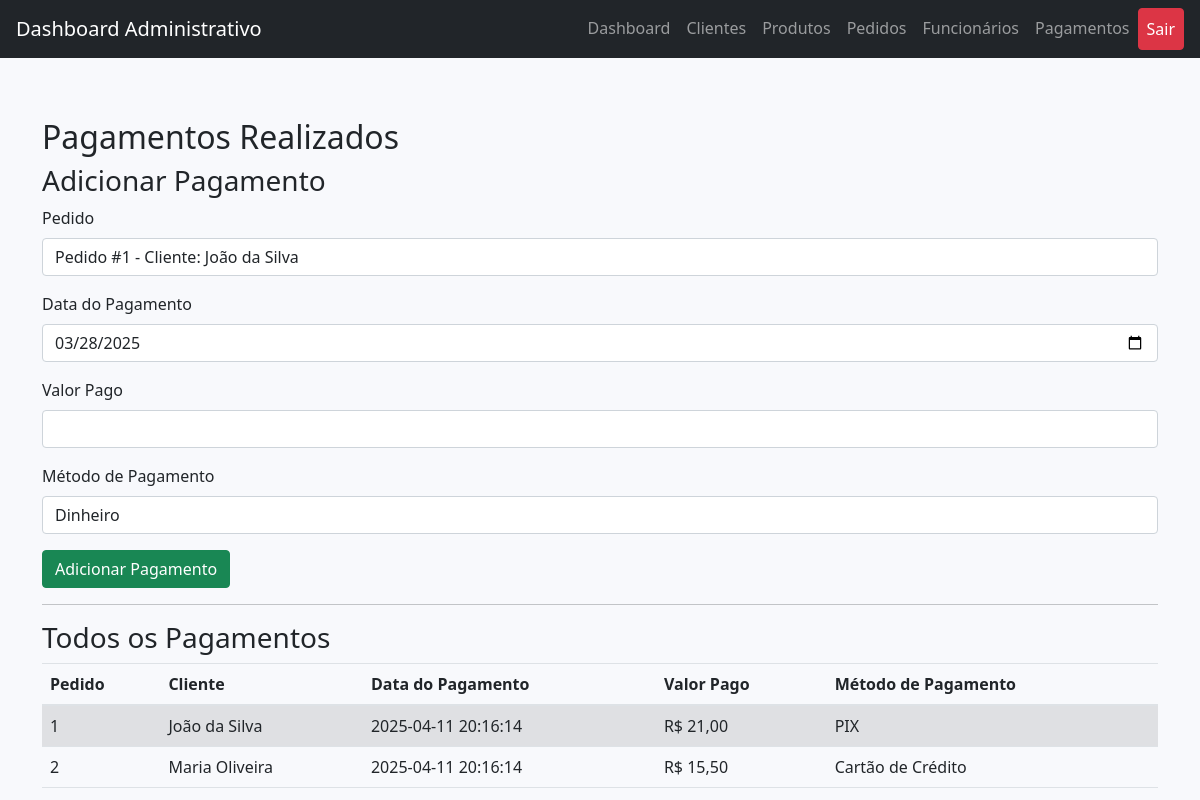
Screenshot of /Terca/pastelaria/admin/admin_pagamento.php (signed in) with the database file from the repository.
### tables this page shows
CREATE TABLE IF NOT EXISTS `pagamento` (
  `ID_pagamento` int(11) NOT NULL AUTO_INCREMENT,
  `ID_pedido` int(11) DEFAULT NULL,
  `data_pagamento` timestamp NOT NULL DEFAULT CURRENT_TIMESTAMP,
  `valor_pago` decimal(10,2) DEFAULT NULL,
  `metodo_pagamento` varchar(50) DEFAULT NULL,
  PRIMARY KEY (`ID_pagamento`),
  UNIQUE KEY `ID_pedido` (`ID_pedido`)
);

CREATE TABLE IF NOT EXISTS `pedido` (
  `ID_pedido` int(11) NOT NULL AUTO_INCREMENT,
  `ID_cliente` int(11) DEFAULT NULL,
  `data_pedido` timestamp NOT NULL DEFAULT CURRENT_TIMESTAMP,
  `status` varchar(50) DEFAULT 'em preparo',
  `valor_total` decimal(10,2) DEFAULT NULL,
  PRIMARY KEY (`ID_pedido`),
  KEY `ID_cliente` (`ID_cliente`)
);

CREATE TABLE IF NOT EXISTS `cliente` (
  `ID_cliente` int(11) NOT NULL AUTO_INCREMENT,
  `nome` varchar(100) NOT NULL,
  `email` varchar(100) DEFAULT NULL,
  `telefone` varchar(20) DEFAULT NULL,
  `endereco` varchar(200) DEFAULT NULL,
  `data_registro` timestamp NOT NULL DEFAULT CURRENT_TIMESTAMP,
  PRIMARY KEY (`ID_cliente`),
  UNIQUE KEY `email` (`email`)
);

### Terca/pastelaria/admin/admin_pagamento.php (the view, shortened to what this page needs)
<?php
include 'conexao.php';
$pagamentos = $conn->query("SELECT p.ID_pagamento, p.data_pagamento, p.valor_pago, p.metodo_pagamento, pe.ID_pedido, cl.nome AS cliente_nome FROM pagamento p JOIN pedido pe ON p.ID_pedido = pe.ID_pedido JOIN cliente cl ON pe.ID_cliente = cl.ID_cliente");
?>
<!DOCTYPE html>
<html lang="pt-BR">
<head>
  <link href="https://stackpath.bootstrapcdn.com/bootstrap/4.5.2/css/bootstrap.min.css" rel="stylesheet">
  <link href="https://cdn.jsdelivr.net/npm/bootstrap@5.1.3/dist/css/bootstrap.min.css" rel="stylesheet">
  <link href="https://cdnjs.cloudflare.com/ajax/libs/font-awesome/5.15.4/css/all.min.css" rel="stylesheet">
  <link rel="stylesheet" href="estilo.css">
</head>
<body>
<nav class="navbar navbar-expand-lg navbar-dark bg-dark fixed-top">
  <a class="navbar-brand" href="#">Dashboard Administrativo</a>
  <div class="collapse navbar-collapse" id="navbarNav">
    <ul class="navbar-nav ml-auto">
      <li class="nav-item"><a class="nav-link" href="admin_dashboard.php">Dashboard</a></li>
      <li class="nav-item"><a class="nav-link" href="admin_cliente.php">Clientes</a></li>
      <li class="nav-item"><a class="nav-link" href="admin_produto.php">Produtos</a></li>
      <li class="nav-item"><a class="nav-link" href="admin_pedido.php">Pedidos</a></li>
      <li class="nav-item"><a class="nav-link" href="admin_funcionario.php">Funcionários</a></li>
      <li class="nav-item"><a class="nav-link" href="admin_pagamento.php">Pagamentos</a></li>
      <li class="nav-item">
        <a class="nav-link btn btn-danger text-white" href="logout.php">Sair</a>
      </li>
    </ul>
  </div>
</nav>
<div class="container mt-5">
    <h2>Pagamentos Realizados</h2>
    <h3>Adicionar Pagamento</h3>
    <form action="admin_pagamento.php" method="POST">
        <div class="mb-3">
            <label for="pedido_id" class="form-label">Pedido</label>
            <select class="form-control" id="pedido_id" name="pedido_id" required>
                <?php
                $pedidos = $conn->query("SELECT ID_pedido, ID_cliente FROM pedido");
                while ($pedido = $pedidos->fetch_assoc()):
                    $cliente_id = $pedido['ID_cliente'];
                    $cliente = $conn->query("SELECT nome FROM cliente WHERE ID_cliente = $cliente_id")->fetch_assoc();
                ?>
                    <option value="<?php echo $pedido['ID_pedido']; ?>">Pedido #<?php echo $pedido['ID_pedido']; ?> - Cliente: <?php echo $cliente['nome']; ?></option>
                <?php endwhile; ?>
            </select>
        </div>
        <div class="mb-3">
            <label for="data_pagamento" class="form-label">Data do Pagamento</label>
            <?php
                $data_hoje = date('Y-m-d');
            ?>
            <input type="date" class="form-control" id="data_pagamento" name="data_pagamento" value="<?php echo $data_hoje; ?>" required>
        </div>
        <div class="mb-3">
            <label for="valor_pago" class="form-label">Valor Pago</label>
            <input type="number" class="form-control" id="valor_pago" name="valor_pago" step="0.01" required>
        </div>
        <div class="mb-3">
            <label for="metodo_pagamento" class="form-label">Método de Pagamento</label>
            <select class="form-control" id="metodo_pagamento" name="metodo_pagamento" required>
                <option value="Dinheiro">Dinheiro</option>
            </select>
        </div>
        <button type="submit" class="btn btn-success">Adicionar Pagamento</button>
    </form>
    <hr>
    <h3>Todos os Pagamentos</h3>
    <table class="table table-striped">
        <thead>
            <tr>
                <th>Pedido</th>
                <th>Cliente</th>
                <th>Data do Pagamento</th>
                <th>Valor Pago</th>
                <th>Método de Pagamento</th>
            </tr>
        </thead>
        <tbody>
            <?php while ($pagamento = $pagamentos->fetch_assoc()): ?>
                <tr>
                    <td><?php echo $pagamento['ID_pedido']; ?></td>
                    <td><?php echo $pagamento['cliente_nome']; ?></td>
                    <td><?php echo $pagamento['data_pagamento']; ?></td>
                    <td>R$ <?php echo number_format($pagamento['valor_pago'], 2, ',', '.'); ?></td>
                    <td><?php echo $pagamento['metodo_pagamento']; ?></td>
                </tr>
            <?php endwhile; ?>
        </tbody>
    </table>
</div>
</body>
</html>

### Terca/pastelaria/admin/estilo.css (style rules this page uses)
body { background-color: #f8f9fc; padding-top: 70px; }
.navbar { margin-bottom: 20px; }

### rows the page displays
pagamento: ID_pedido.ID_pedido "1", cliente.nome "João da Silva", data_pagamento "2025-04-11 20:16:14", valor_pago "21,00", metodo_pagamento "PIX"
pagamento: ID_pedido.ID_pedido "2", cliente.nome "Maria Oliveira", data_pagamento "2025-04-11 20:16:14", valor_pago "15,50", metodo_pagamento "Cartão de Crédito"
